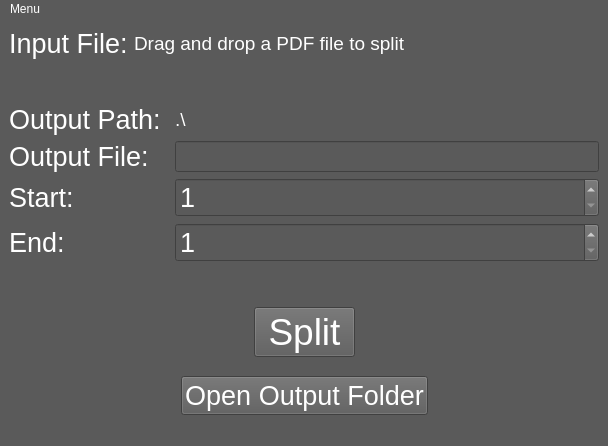
<?xml version="1.0" encoding="UTF-8"?>
<ui version="4.0">
 <class>MainWindow</class>
 <widget class="QMainWindow" name="MainWindow">
  <property name="geometry">
   <rect>
    <x>0</x>
    <y>0</y>
    <width>608</width>
    <height>446</height>
   </rect>
  </property>
  <property name="windowTitle">
   <string>PDF Splitter</string>
  </property>
  <property name="styleSheet">
   <string notr="true">*:disabled {
	background-color:rgb(30, 30, 30);	
	color: rgb(127, 127, 127);
}
*{
	background-color: rgb(90, 90, 90);
	color: white;
}
QLabel:disabled {
	background-color: rgb(90, 90, 90);
}
QGroupBox{
	border: 1px solid rgb(70, 70, 70);
	margin-top: 1em;
	color: rgb(255, 255, 255);
}
QGroupBox:disabled {
	background-color: rgb(90, 90, 90);
}
QGroupBox::title {
	background-color: rgb(90, 90, 90);
    	top: -0.8em;
    	left: 1em;
}
QMenu::item{
	background-color: rgb(90, 90, 90);
	color: white;
}

QMenuBar::item:selected{
	color: cyan;
}
QMenu::item:selected {
	color: cyan;
}
</string>
  </property>
  <widget class="QWidget" name="centralwidget">
   <layout class="QVBoxLayout" name="verticalLayout">
    <item>
     <layout class="QFormLayout" name="formLayout_2">
      <item row="0" column="0">
       <widget class="QLabel" name="label_5">
        <property name="font">
         <font>
          <pointsize>20</pointsize>
         </font>
        </property>
        <property name="text">
         <string>Input File:</string>
        </property>
       </widget>
      </item>
      <item row="0" column="1">
       <widget class="QLabel" name="labelFilename">
        <property name="font">
         <font>
          <pointsize>14</pointsize>
         </font>
        </property>
        <property name="text">
         <string>Drag and drop a PDF file to split</string>
        </property>
       </widget>
      </item>
     </layout>
    </item>
    <item>
     <spacer name="verticalSpacer_5">
      <property name="orientation">
       <enum>Qt::Vertical</enum>
      </property>
      <property name="sizeHint" stdset="0">
       <size>
        <width>20</width>
        <height>40</height>
       </size>
      </property>
     </spacer>
    </item>
    <item>
     <spacer name="verticalSpacer_6">
      <property name="orientation">
       <enum>Qt::Vertical</enum>
      </property>
      <property name="sizeHint" stdset="0">
       <size>
        <width>20</width>
        <height>40</height>
       </size>
      </property>
     </spacer>
    </item>
    <item>
     <spacer name="verticalSpacer">
      <property name="orientation">
       <enum>Qt::Vertical</enum>
      </property>
      <property name="sizeHint" stdset="0">
       <size>
        <width>20</width>
        <height>40</height>
       </size>
      </property>
     </spacer>
    </item>
    <item>
     <layout class="QFormLayout" name="formLayout">
      <item row="5" column="0">
       <widget class="QLabel" name="label">
        <property name="font">
         <font>
          <pointsize>20</pointsize>
         </font>
        </property>
        <property name="text">
         <string>Output File: </string>
        </property>
       </widget>
      </item>
      <item row="5" column="1">
       <widget class="QLineEdit" name="lineEdit">
        <property name="font">
         <font>
          <pointsize>14</pointsize>
         </font>
        </property>
        <property name="text">
         <string/>
        </property>
       </widget>
      </item>
      <item row="6" column="0">
       <widget class="QLabel" name="label_2">
        <property name="font">
         <font>
          <pointsize>20</pointsize>
         </font>
        </property>
        <property name="text">
         <string>Start: </string>
        </property>
       </widget>
      </item>
      <item row="6" column="1">
       <widget class="QSpinBox" name="spinBoxStart">
        <property name="font">
         <font>
          <pointsize>20</pointsize>
         </font>
        </property>
        <property name="minimum">
         <number>1</number>
        </property>
        <property name="maximum">
         <number>999999999</number>
        </property>
       </widget>
      </item>
      <item row="9" column="0">
       <widget class="QLabel" name="label_3">
        <property name="font">
         <font>
          <pointsize>20</pointsize>
         </font>
        </property>
        <property name="text">
         <string>End: </string>
        </property>
       </widget>
      </item>
      <item row="9" column="1">
       <widget class="QSpinBox" name="spinBoxEnd">
        <property name="font">
         <font>
          <pointsize>20</pointsize>
         </font>
        </property>
        <property name="minimum">
         <number>1</number>
        </property>
        <property name="maximum">
         <number>999999999</number>
        </property>
       </widget>
      </item>
      <item row="4" column="0">
       <widget class="QLabel" name="label_4">
        <property name="font">
         <font>
          <pointsize>20</pointsize>
         </font>
        </property>
        <property name="text">
         <string>Output Path: </string>
        </property>
       </widget>
      </item>
      <item row="4" column="1">
       <widget class="QLabel" name="labelOutPath">
        <property name="font">
         <font>
          <pointsize>14</pointsize>
         </font>
        </property>
        <property name="text">
         <string>.\</string>
        </property>
       </widget>
      </item>
     </layout>
    </item>
    <item>
     <spacer name="verticalSpacer_7">
      <property name="orientation">
       <enum>Qt::Vertical</enum>
      </property>
      <property name="sizeHint" stdset="0">
       <size>
        <width>20</width>
        <height>40</height>
       </size>
      </property>
     </spacer>
    </item>
    <item>
     <spacer name="verticalSpacer_8">
      <property name="orientation">
       <enum>Qt::Vertical</enum>
      </property>
      <property name="sizeHint" stdset="0">
       <size>
        <width>20</width>
        <height>40</height>
       </size>
      </property>
     </spacer>
    </item>
    <item>
     <spacer name="verticalSpacer_2">
      <property name="orientation">
       <enum>Qt::Vertical</enum>
      </property>
      <property name="sizeHint" stdset="0">
       <size>
        <width>20</width>
        <height>40</height>
       </size>
      </property>
     </spacer>
    </item>
    <item>
     <layout class="QHBoxLayout" name="horizontalLayout">
      <item>
       <spacer name="horizontalSpacer">
        <property name="orientation">
         <enum>Qt::Horizontal</enum>
        </property>
        <property name="sizeHint" stdset="0">
         <size>
          <width>40</width>
          <height>20</height>
         </size>
        </property>
       </spacer>
      </item>
      <item>
       <widget class="QPushButton" name="btnSplit">
        <property name="font">
         <font>
          <pointsize>28</pointsize>
         </font>
        </property>
        <property name="text">
         <string> Split </string>
        </property>
       </widget>
      </item>
      <item>
       <spacer name="horizontalSpacer_2">
        <property name="orientation">
         <enum>Qt::Horizontal</enum>
        </property>
        <property name="sizeHint" stdset="0">
         <size>
          <width>40</width>
          <height>20</height>
         </size>
        </property>
       </spacer>
      </item>
     </layout>
    </item>
    <item>
     <spacer name="verticalSpacer_3">
      <property name="orientation">
       <enum>Qt::Vertical</enum>
      </property>
      <property name="sizeHint" stdset="0">
       <size>
        <width>20</width>
        <height>40</height>
       </size>
      </property>
     </spacer>
    </item>
    <item>
     <layout class="QHBoxLayout" name="horizontalLayout_2">
      <item>
       <spacer name="horizontalSpacer_3">
        <property name="orientation">
         <enum>Qt::Horizontal</enum>
        </property>
        <property name="sizeHint" stdset="0">
         <size>
          <width>40</width>
          <height>20</height>
         </size>
        </property>
       </spacer>
      </item>
      <item>
       <widget class="QPushButton" name="btnOOF">
        <property name="font">
         <font>
          <pointsize>20</pointsize>
         </font>
        </property>
        <property name="text">
         <string>Open Output Folder</string>
        </property>
       </widget>
      </item>
      <item>
       <spacer name="horizontalSpacer_4">
        <property name="orientation">
         <enum>Qt::Horizontal</enum>
        </property>
        <property name="sizeHint" stdset="0">
         <size>
          <width>40</width>
          <height>20</height>
         </size>
        </property>
       </spacer>
      </item>
     </layout>
    </item>
   </layout>
  </widget>
  <widget class="QMenuBar" name="menubar">
   <property name="geometry">
    <rect>
     <x>0</x>
     <y>0</y>
     <width>608</width>
     <height>21</height>
    </rect>
   </property>
   <widget class="QMenu" name="menuMenu">
    <property name="title">
     <string>Menu</string>
    </property>
    <addaction name="actionApp_Settings"/>
   </widget>
   <addaction name="menuMenu"/>
  </widget>
  <widget class="QStatusBar" name="statusbar"/>
  <action name="actionApp_Settings">
   <property name="text">
    <string>App Settings</string>
   </property>
  </action>
 </widget>
 <resources/>
 <connections/>
</ui>
